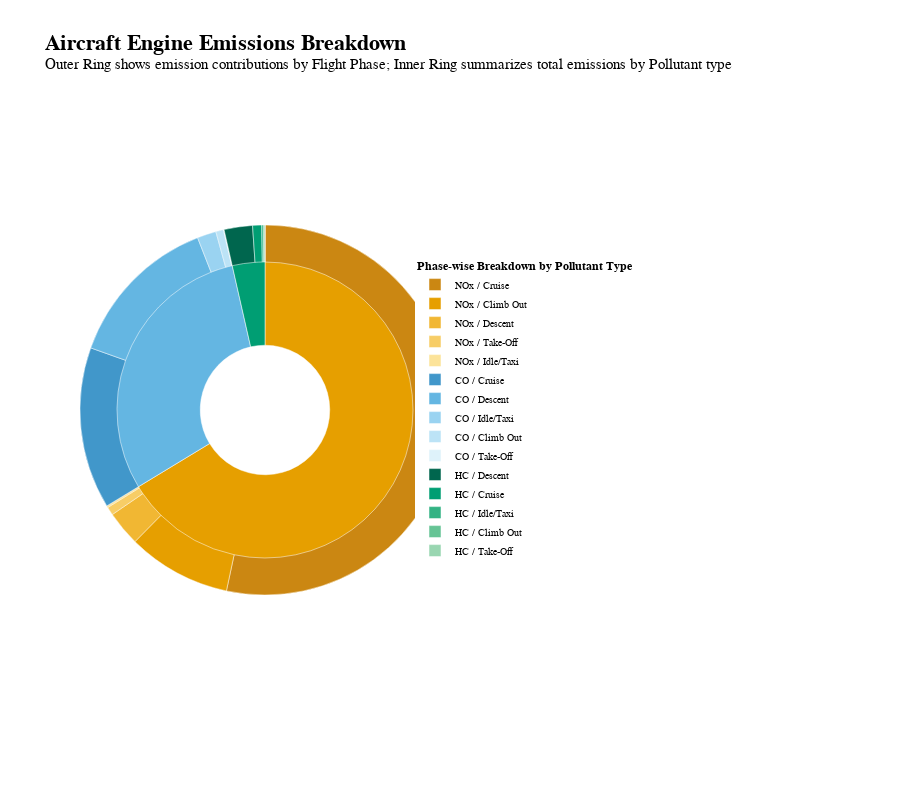

Notebook code cell kept with this figure:
### Code cell
import plotly.graph_objects as go
import pandas as pd

# Load and filter data
summary_df = pd.read_csv("output/emissions/summary.csv")
summary_df_excl_total = summary_df[summary_df["Phase"] != "Total"]
summary_df_total = summary_df[summary_df["Phase"] == "Total"]

# Extract values
phases = summary_df_excl_total["Phase"]
co_em = summary_df_excl_total["CO Emissions (g)"]
nox_em = summary_df_excl_total["NOx Emissions (g)"]
hc_em = summary_df_excl_total["HC Emissions (g)"]

# Sort by value descending
sorted_co_data = sorted(zip(phases, co_em), key=lambda x: x[1], reverse=True)
sorted_nox_data = sorted(zip(phases, nox_em), key=lambda x: x[1], reverse=True)
sorted_hc_data = sorted(zip(phases, hc_em), key=lambda x: x[1], reverse=True)

# Your color palette from largest to smallest
color_palette_co = ["#4197CA", "#64B6E2", "#9AD3F1", "#BCE3F6", "#DEF2FA"]
color_palette_nox = ["#CB8712", "#E69F00", "#F1B733", "#F7CD66", "#FCE399"]
color_palette_hc = ["#00664E", "#009E73", "#33B384", "#66C495", "#99D6B1"]

# Unzip
sorted_co_phases, sorted_co_em = zip(*sorted_co_data)
sorted_nox_phases, sorted_nox_em = zip(*sorted_nox_data)
sorted_hc_phases, sorted_hc_em = zip(*sorted_hc_data)

# Assign colors
sorted_colors_co = color_palette_co[:len(sorted_co_em)]
sorted_colors_nox = color_palette_nox[:len(sorted_co_em)]
sorted_colors_hc = color_palette_hc[:len(sorted_co_em)]

em_data = sorted_nox_em + sorted_co_em + sorted_hc_em
em_phases = (
    [f"NOx / {phase}" for phase in sorted_nox_phases] +
    [f"CO / {phase}" for phase in sorted_co_phases] +
    [f"HC / {phase}" for phase in sorted_hc_phases]
)
em_colors = color_palette_nox + color_palette_co + color_palette_hc


total_co = summary_df_total["CO Emissions (g)"]
total_nox = summary_df_total["NOx Emissions (g)"]
total_hc = summary_df_total["HC Emissions (g)"]

total_em = pd.concat([total_nox, total_co, total_hc])

fig=go.Figure()

# INNER - TOTAL
fig.add_trace(
    go.Pie(
        domain=dict(x=[0.0, 0.5]), 
        labels=["NOx", "CO", "HC"],
        textinfo='none',
        values=total_em,
        hole=0.35,
        sort=False,
        direction='clockwise',
        rotation=0,
        showlegend=False,
        hovertemplate='Pollutant: %{label}<br>Percentage: %{percent}<br>Emissions: %{value:.1f} g<extra></extra>',
        marker=dict(
            colors=("#E69F00","#64B6E2","#009E73"),
            line=dict(
                color='white',
                width=0.5
            )
        )
    )
)

# OUTER - PHASES
fig.add_trace(
    go.Pie(
        domain=dict(x=[0.0, 0.5]),
        labels=em_phases,
        values=em_data,
        textinfo='none',
        hole=0.8,
        sort=False,
        direction='clockwise',
        rotation=0,
        showlegend=True,
        hovertemplate='Pollutant / Phase: %{label}<br>Percentage: %{percent}<br>Emissions: %{value:.1f} g<extra></extra>',
        marker=dict(
            colors=em_colors,
            line=dict(
                color='white',
                width=0.5 
            )
        )
    )
)

fig.update_layout(
    height=800,
    template='simple_white',
    title='<b>Aircraft Engine Emissions Breakdown (in grams)</b><br><sup>Outer Ring shows emission contributions by Flight Phase; Inner Ring summarizes total emissions by Pollutant type</sup>',
    legend_title_text='<b>Phase-wise Breakdown by Pollutant Type</b>',
    legend=dict(
        x=0.75,
        y=0.5,
        xanchor='right',
        yanchor='middle',
        orientation='v',
        font=dict(
            family="Arial",
            size=10,
            color="black"
        )
    ),
    title_font=dict(
        size=22,
        family="Arial",
        color="black"
    )
)

fig.show()

### Figure 1 — Plotly figure (JSON) as saved in the notebook; plotly's stock layout.template omitted (floating-point values rounded to 4 significant figures)
{"data": [{"direction": "clockwise", "domain": {"x": [0, 0.5]}, "hole": 0.35, "hovertemplate": "Pollutant: %{label}<br>Percentage: %{percent}<br>Emissions: %{value:.1f} g<extra></extra>", "labels": ["NOx", "CO", "HC"], "marker": {"colors": ["#E69F00", "#64B6E2", "#009E73"], "line": {"color": "white", "width": 0.5}}, "rotation": 0, "showlegend": false, "sort": false, "textinfo": "none", "type": "pie", "values": [57830.0, 26260.0, 3096.0]}, {"direction": "clockwise", "domain": {"x": [0, 0.5]}, "hole": 0.8, "hovertemplate": "Pollutant / Phase: %{label}<br>Percentage: %{percent}<br>Emissions: %{value:.1f} g<extra></extra>", "labels": ["NOx / Cruise", "NOx / Climb Out", "NOx / Descent", "NOx / Take-Off", "NOx / Idle/Taxi", "CO / Cruise", "CO / Descent", "CO / Idle/Taxi", "CO / Climb Out", "CO / Take-Off", "HC / Descent", "HC / Cruise", "HC / Idle/Taxi", "HC / Climb Out", "HC / Take-Off"], "marker": {"colors": ["#CB8712", "#E69F00", "#F1B733", "#F7CD66", "#FCE399", "#4197CA", "#64B6E2", "#9AD3F1", "#BCE3F6", "#DEF2FA", "#00664E", "#009E73", "#33B384", "#66C495", "#99D6B1"], "line": {"color": "white", "width": 0.5}}, "rotation": 0, "showlegend": true, "sort": false, "textinfo": "none", "type": "pie", "values": [46512, 7898.0, 2652, 629.3, 140.4, 12312, 11870.0, 1444.0, 585, 47.88, 2162.0, 684, 129.6, 117, 3.42]}], "layout": {"height": 800, "legend": {"font": {"color": "black", "family": "Arial", "size": 10}, "orientation": "v", "title": {"text": "<b>Phase-wise Breakdown by Pollutant Type</b>"}, "x": 0.75, "xanchor": "right", "y": 0.5, "yanchor": "middle"}, "title": {"font": {"color": "black", "family": "Arial", "size": 22}, "text": "<b>Aircraft Engine Emissions Breakdown</b><br><sup>Outer Ring shows emission contributions by Flight Phase; Inner Ring summarizes total emissions by Pollutant type</sup>"}}}
